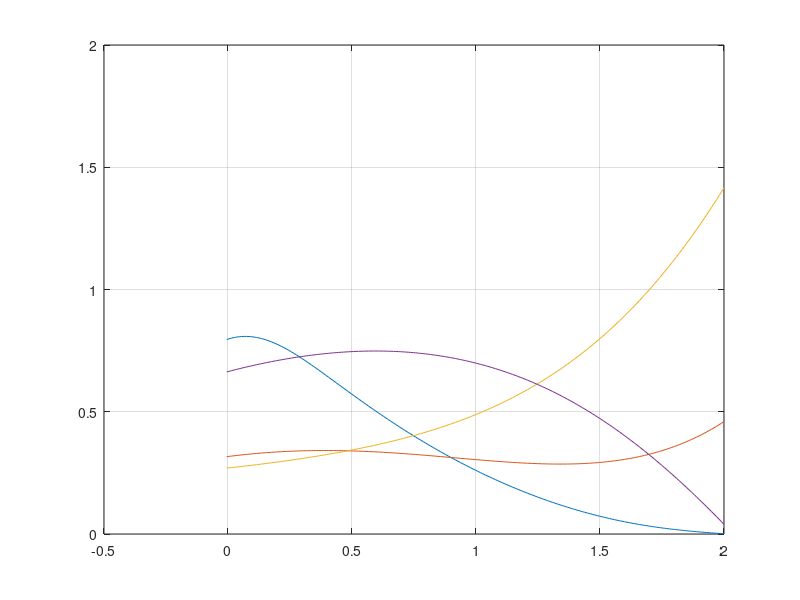

The MATLAB script that drew this image: (Note: this script raises an error after producing the figure.)
clc; clear; close all;

L = 2;
alpha = .4;
dt = 4*10^(-5);
N = 200;
TF = 3;
dx = L/(N-.5);
X = ((0:N)-.5)*dx;

T = 0:dt:TF;
NT = numel(T);
NX = numel(X);
usave = zeros(4,NX);
u = (1-.5*X).^2;
r = dt/(dx^2);

t_save = [501,12501,25001,75001];
for i = 1:4
    u = (1-.5*X).^2;
    for n = 1:t_save(i)-1    
        u(2:NX-1) = u(2:NX-1) + r*(u(3:NX)-2*u(2:NX-1)+u(1:NX-2));
        u(NX) = 2.*sin(T(n)).^2;
        u(1) = ((2-alpha*dx)/(2+alpha*dx))*u(2);
    end
    usave(i,:) = u;
end

figure(1)
hold on; box on; grid on;
plot(X,usave(1,:))
plot(X,usave(2,:))
plot(X,usave(3,:))
plot(X,usave(4,:))
legend('t=.02','t=.5','t=1','t=3','fontsize',14,'location','NW')
title('Plot of u(x,t) vs. x for different t levels','fontsize',14)
xlabel('x','fontsize',14)
ylabel('u(x,t)','fontsize',14)